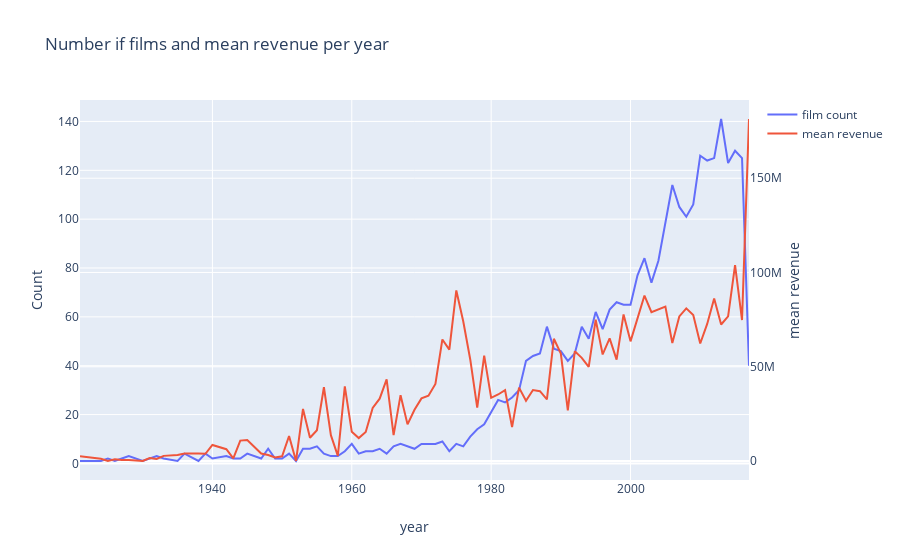

Notebook cell for this chart:
### Code cell
d1=train['release_date_year'].value_counts().sort_index()
d2=train.groupby(['release_date_year'])['revenue'].mean()

data=[go.Scatter(x=d1.index,y=d1.values,name='film count'),
      go.Scatter(x=d2.index,y=d2.values,name='mean revenue', yaxis='y2')]
layout = go.Layout(dict(title="Number if films and mean revenue per year",
                       xaxis=dict(title="year"),
                       yaxis=dict(title="Count"),
                        yaxis2=dict(title="mean revenue",overlaying='y',side='right'),
                       ),legend =dict(orientation='v'))
py.iplot(dict(data=data,layout=layout))
